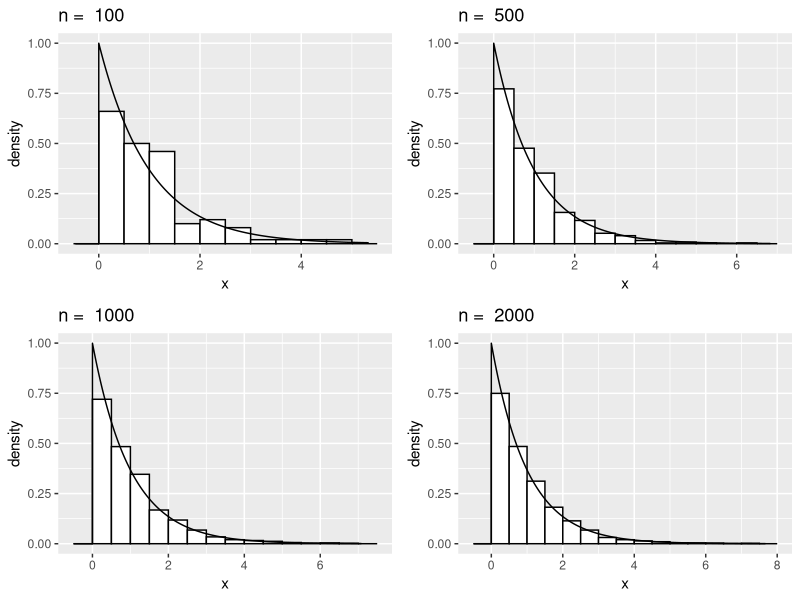
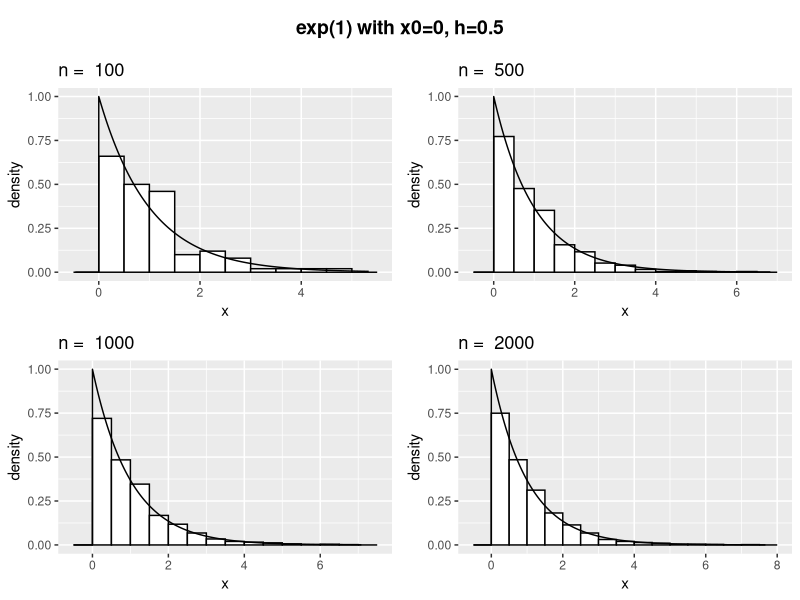
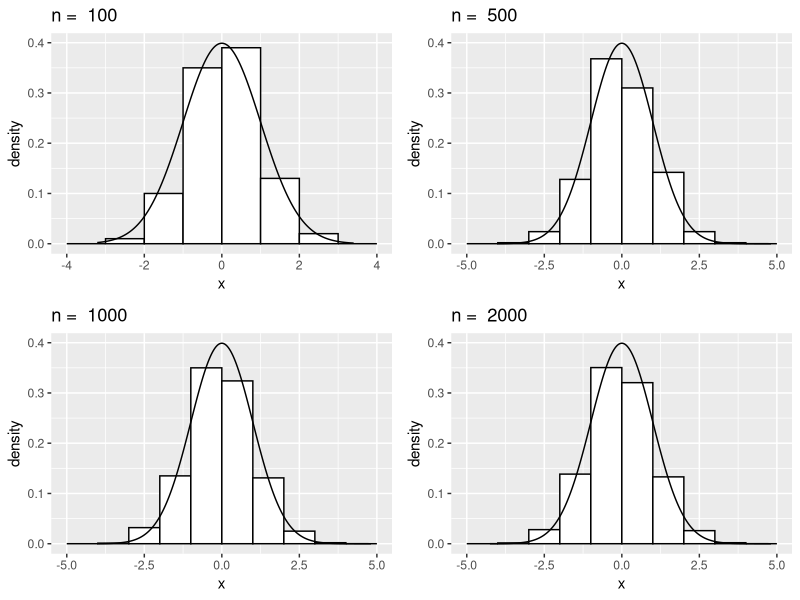
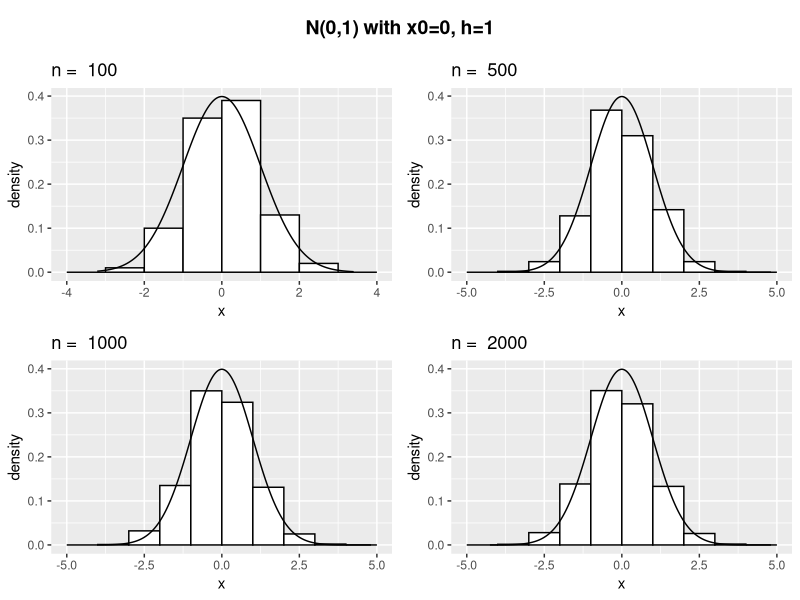
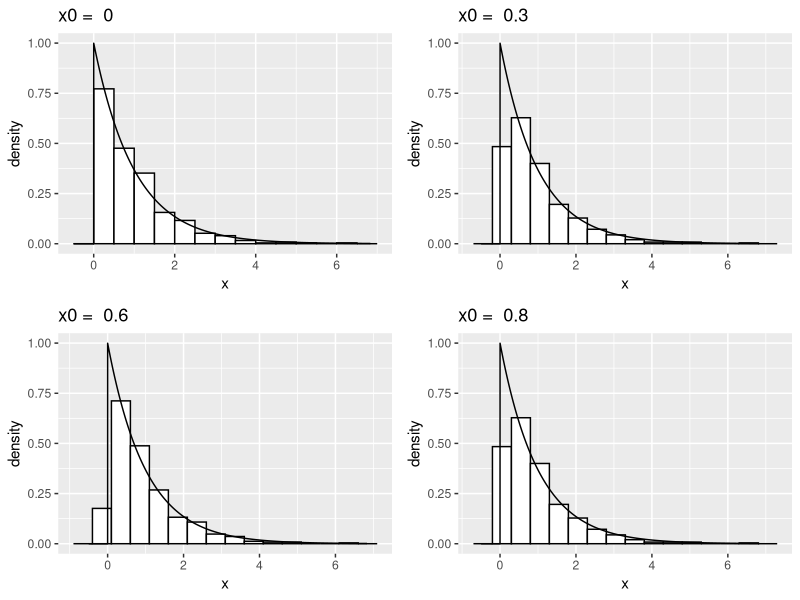
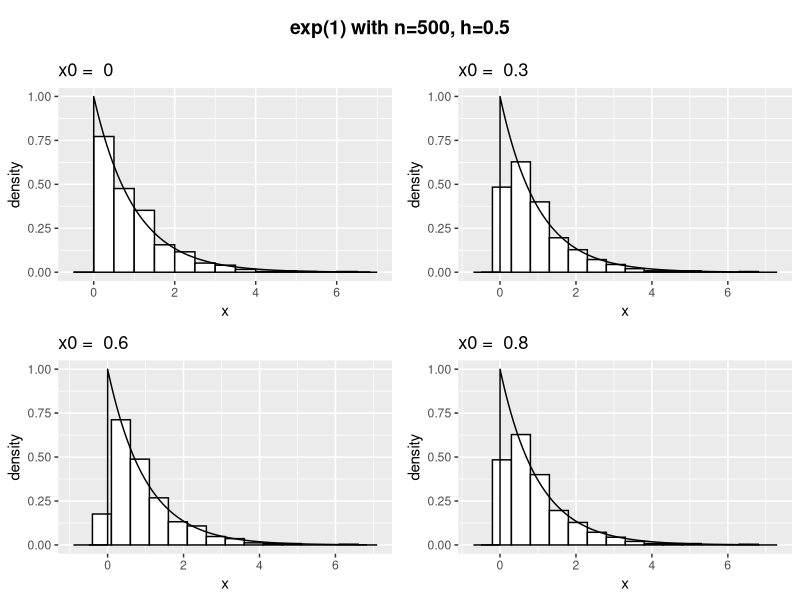
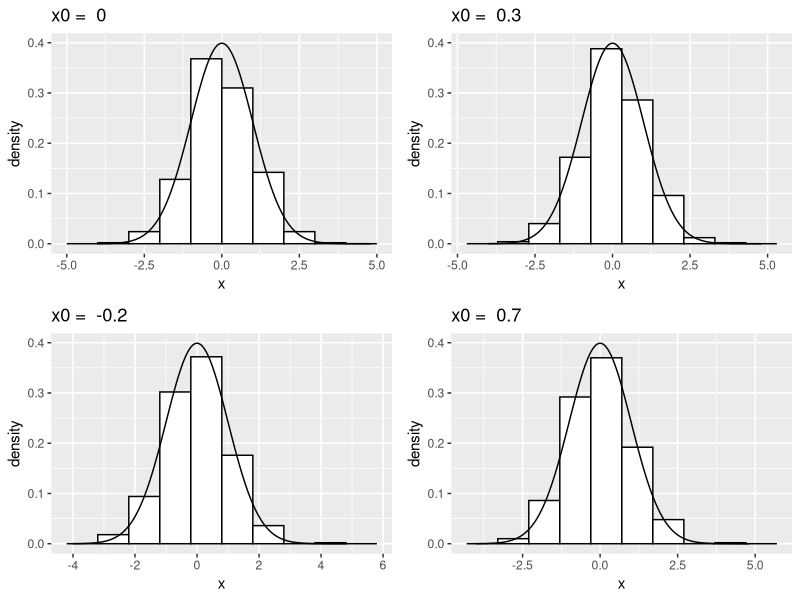
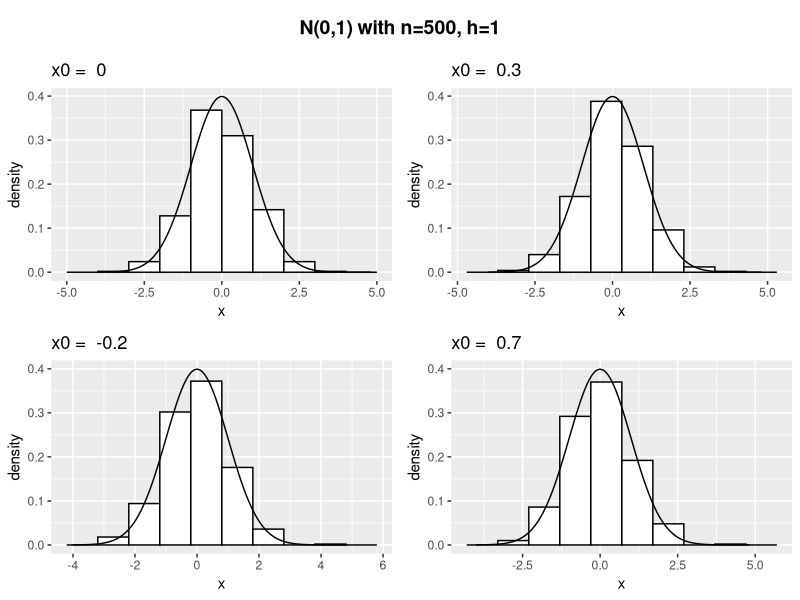

The R script that drew these images, in order:
rm(list = ls())

library(ggplot2)
library(gridExtra)
library(cowplot)


hist1 <- function(n, x0, h, rpdf, dens, alpha)      #if the simulating distribution has single argument
{
  set.seed(seed = 1)
  x <- rpdf(n, alpha)
  s<- seq(min(x)-h,max(x)+h,0.001)
  ds <- dens(s,alpha)
  fig <- ggplot() + geom_histogram(data = data.frame(x), aes(x = x, y = after_stat(density)),center=x0-h/2, binwidth=h, color="black", fill="white")  + 
    geom_line(data = data.frame(s, ds), aes(x = s, y = ds))
  return (fig)
}

hist2 <- function(n, x0, h, rpdf, dens, alpha, beta)      #if the simulating distribution has two arguments
{
  set.seed(seed = 1)
  x <- rpdf(n, alpha, beta)
  s <- seq(min(x)-h,max(x)+h,0.001)
  ds <- dens(s,alpha,beta)
  
  fig <- ggplot() + geom_histogram(data = data.frame(x), aes(x = x, y = after_stat(density)),center=x0-h/2, binwidth=h, color="black", fill="white")  + 
    geom_line(data = data.frame(s, ds), aes(x = s, y = ds))
  return (fig)
}


#For varying sample size

hist_comp_size1 <- function(samp, x0, h, rpdf, dens, alpha)
{
  plots <- list()
  for(i in (1:length(samp)))
  {
    plots[[i]] <- hist1(samp[i], x0, h, rpdf, dens, alpha)+labs(title = paste("n = ", samp[i]))
  }
  grid.arrange(grobs = plots, ncol = round(length(samp)/2))
}

hist_comp_size2 <- function(samp, x0, h, rpdf, dens, alpha, beta)
{
  plots <- list()
  for(i in (1:length(samp)))
  {
    plots[[i]] <- hist2(samp[i], x0, h, rpdf, dens, alpha, beta)+labs(title = paste("n = ", samp[i]))
  }
  grid.arrange(grobs = plots, ncol = round(length(samp)/2))
}


#For varying origin

hist_comp_origin1 <- function(n, origin, h, rpdf, dens, alpha)
{
  plots <- list()
  for(i in (1:length(origin)))
  {
    plots[[i]] <- hist1(n, origin[i], h, rpdf, dens, alpha)+labs(title = paste("x0 = ", origin[i]))
  }
  grid.arrange(grobs = plots, ncol = round(length(origin)/2))
}

hist_comp_origin2 <- function(n, origin, h, rpdf, dens, alpha, beta)
{
  plots <- list()
  for(i in (1:length(origin)))
  {
    plots[[i]] <- hist2(n, origin[i], h, rpdf, dens, alpha, beta)+labs(title = paste("x0 = ", origin[i]))
  }
  grid.arrange(grobs = plots, ncol = round(length(origin)/2))
}


#For varying width (binwidth are equal)

hist_comp_width1 <- function(n, x0, width, rpdf, dens, alpha)
{
  plots <- list()
  for(i in (1:length(width)))
  {
    plots[[i]] <- hist1(n, x0, width[i], rpdf, dens, alpha)+labs(title = paste("h = ", width[i]))
  }
  grid.arrange(grobs = plots, ncol = round(length(width)/2))
}

hist_comp_width2 <- function(n, x0, width, rpdf, dens, alpha, beta)
{
  plots <- list()
  for(i in (1:length(width)))
  {
    plots[[i]] <- hist2(n, x0, width[i], rpdf, dens, alpha, beta)+labs(title = paste("h = ", width[i]))
  }
  grid.arrange(grobs = plots, ncol = round(length(width)/2))
}

#parameters are given in order (sample size, origin, binwidth,rpdf, dens, parameters)

#Varying sample size

exp_size <- hist_comp_size1(c(100,500,1000,2000), 0, 0.5, rexp, dexp, 1)
title <- ggdraw() + draw_label("exp(1) with x0=0, h=0.5",fontface = 'bold')
plot_grid(title, exp_size,ncol = 1,rel_heights = c(0.1, 1))

norm_size <- hist_comp_size2(c(100,500,1000,2000), 0, 1, rnorm, dnorm, 0, 1)
title <- ggdraw() + draw_label("N(0,1) with x0=0, h=1",fontface = 'bold')
plot_grid(title, norm_size,ncol = 1,rel_heights = c(0.1, 1))


#Varying origin

exp_origin <- hist_comp_origin1(500, c(0,0.3,0.6,0.8), 0.5, rexp, dexp, 1)
title <- ggdraw() + draw_label("exp(1) with n=500, h=0.5",fontface = 'bold')
plot_grid(title, exp_origin,ncol = 1,rel_heights = c(0.1, 1))

norm_origin <- hist_comp_origin2(500, c(0,0.3,-0.2,0.7), 1, rnorm, dnorm, 0, 1)
title <- ggdraw() + draw_label("N(0,1) with n=500, h=1",fontface = 'bold')
plot_grid(title, norm_origin,ncol = 1,rel_heights = c(0.1, 1))


#Varying binwidth

exp_width <- hist_comp_width1(500, 0, c(0.3,0.5,0.7,1), rexp, dexp, 1)
title <- ggdraw() + draw_label("exp(1) with n=500,x0=0",fontface = 'bold')
plot_grid(title, exp_width,ncol = 1,rel_heights = c(0.1, 1))

norm_width <- hist_comp_width2(500, 0, c(0.3,0.5,0.7,1), rnorm, dnorm, 0, 1)
title <- ggdraw() + draw_label("N(0,1) with n=500, x0=0",fontface = 'bold')
plot_grid(title, norm_width,ncol = 1,rel_heights = c(0.1, 1))

